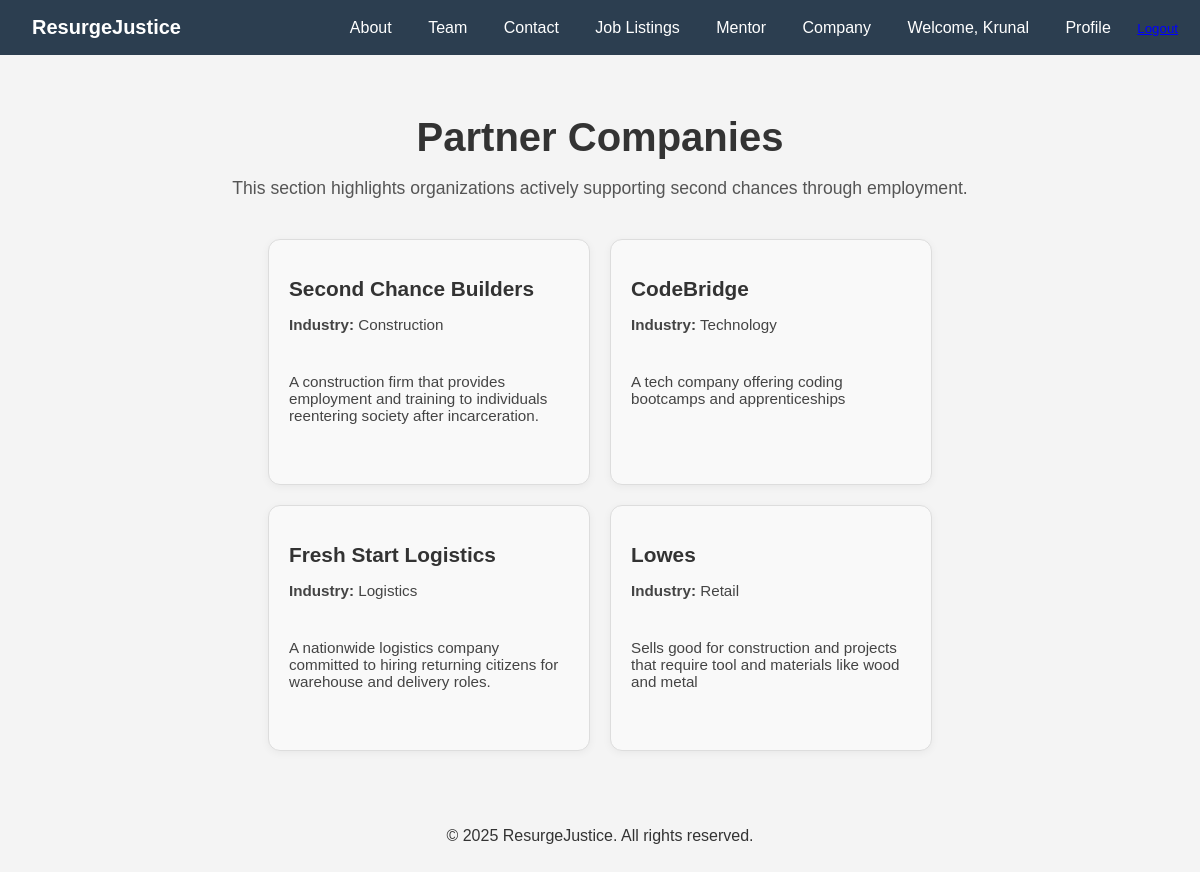
The app's page /company/ (signed in) with its own data.
### accounts/models.py (models this page shows, shortened)
class Company(models.Model):
    name = models.CharField(max_length=255)
    industry = models.CharField(max_length=255, blank=True)
    description = models.TextField(blank=True)

### core/views.py (the view)
# urls.py: path('company/', views.company, name='company'),
def company(request):
    companies = Company.objects.all()[:5]  # Show first 5 companies
    return render(request, 'company.html', {'companies': companies})

### core/templates/company.html
{% extends 'base.html' %}
{% block content %}
<div class="company-container">
  <h1>Partner Companies</h1>
  <p>This section highlights organizations actively supporting second chances through employment.</p>
  <div class="company-grid">
    {% for company in companies %}
      <div class="company-card">
        <h2>{{ company.name }}</h2>
        <p><strong>Industry:</strong> {{ company.industry }}</p>
        <p>{{ company.description }}</p>
      </div>
    {% empty %}
      <p>No companies found.</p>
    {% endfor %}
  </div>
</div>
{% endblock %}

### core/templates/base.html (shortened to what this page needs)
<!DOCTYPE html>
<html lang="en">
<head>
  {% load static %}
  <link rel="stylesheet" href="{% static 'css/styles.css' %}">
</head>
<body>
  <header>
    <div class="navbar">
      <div class="logo">
        <a href="{% url 'home' %}" style="font-weight: bold; font-size: 20px; text-decoration: none; color: white;">
          ResurgeJustice
        </a>
      </div>
      <div class="nav-links">
        <a href="{% url 'about' %}">About</a>
        <a href="{% url 'team' %}">Team</a>
        <a href="{% url 'contact' %}">Contact</a>
        <a href="{% url 'job_listings' %}">Job Listings</a>
        <a href="{% url 'mentor' %}">Mentor</a>
        <a href="{% url 'company' %}">Company</a>
        {% if user.is_authenticated %}
        <span style="color: white; margin: 0 1rem;">Welcome, {{ user.username }}</span>
        <a href="{% url 'profile' %}">Profile</a>
        <form action="{% url 'logout' %}" method="post" style="display:inline;">
          <button type="submit" style="background:none; border:none; color:blue; text-decoration:underline; cursor:pointer;">
            Logout
          </button>
        </form>
        {% else %}
        <a href="{% url 'login' %}">Login</a>
        <a href="{% url 'signup' %}">Sign Up</a>
        {% endif %}
      </div>
    </div>
  </header>
  <main>
    {% block content %}{% endblock %}
  </main>
  <footer>
    <p style="text-align: center; padding: 1rem;">&copy; 2025 ResurgeJustice. All rights reserved.</p>
  </footer>
</body>
</html>

### static/css/styles.css (style rules this page uses)
body { font-family: 'Arial', sans-serif; margin: 0; padding: 0; background-color: #f4f4f4; color: #333; }
.navbar { background-color: #2c3e50; padding: 1rem; display: flex; justify-content: space-between; align-items: center; }
.navbar a { color: white; text-decoration: none; margin: 0 1rem; }
.company-container { max-width: 960px; margin: 60px auto; padding: 0 20px; text-align: center; }
.company-container h1 { font-size: 2.5em; margin-bottom: 10px; }
.company-container p { font-size: 1.1em; color: #555; margin-bottom: 40px; }
.company-grid { display: flex; flex-wrap: wrap; justify-content: center; gap: 20px; }
.company-card { background: #f9f9f9; border: 1px solid #ddd; border-radius: 12px; padding: 20px; width: 280px; box-shadow: 0 2px 8px rgba(0, 0, 0, 0.05); transition: transform 0.2s ease; text-align: left; }
.company-card h2 { margin-bottom: 10px; font-size: 1.3em; color: #333; }
.company-card p { font-size: 0.95em; color: #444; }

### records on screen
Company: name "Second Chance Builders", industry "Construction", description "A construction firm that provides employment and training to individuals reentering society after incarceration."
Company: name "CodeBridge", industry "Technology", description "A tech company offering coding bootcamps and apprenticeships"
Company: name "Fresh Start Logistics", industry "Logistics", description "A nationwide logistics company committed to hiring returning citizens for warehouse and delivery roles."
Company: name "Lowes", industry "Retail", description "Sells good for construction and projects that require tool and materials like wood and metal"

### other values on screen
{{ user.username }} "Krunal"
